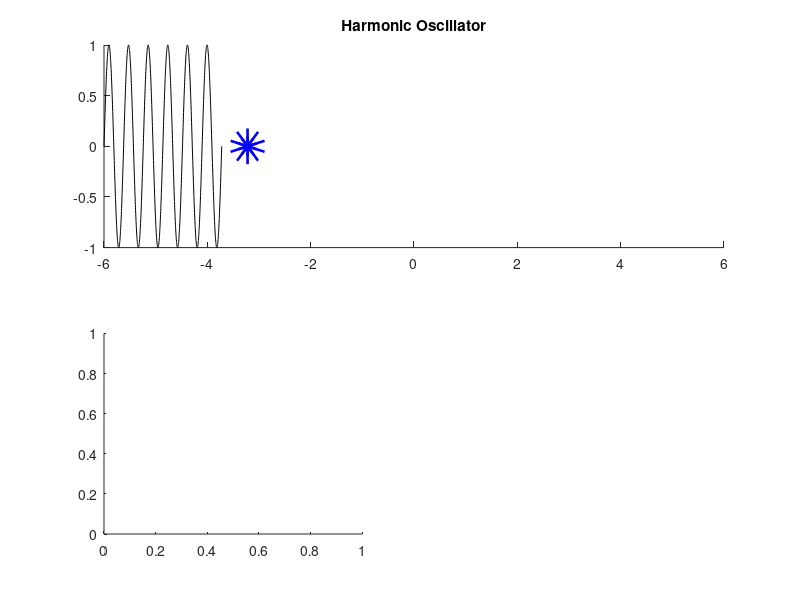

Here is the MATLAB script that generated this plot: (Note: this script raises an error after producing the figure.)
% EXAMPLE 1: SIMULATING HAMILTONIAN DYNAMICS
%            OF HARMONIC OSCILLATOR
% STEP SIZE
delta = 0.1;
 
% # LEAP FROG
L = 70;
 
% DEFINE KINETIC ENERGY FUNCTION
K = inline('p^2/2','p');
 
% DEFINE POTENTIAL ENERGY FUNCTION FOR SPRING (K =1)
U = inline('1/2*x^2','x');
 
% DEFINE GRADIENT OF POTENTIAL ENERGY
dU = inline('x','x');
 
% INITIAL CONDITIONS
x0 = -4; % POSTIION
p0 = 1;  % MOMENTUM
figure
 
%% SIMULATE HAMILTONIAN DYNAMICS WITH LEAPFROG METHOD
% FIRST HALF STEP FOR MOMENTUM
pStep = p0 - delta/2*dU(x0)';
 
% FIRST FULL STEP FOR POSITION/SAMPLE
xStep = x0 + delta*pStep;
 
% FULL STEPS
for jL = 1:L-1
    % UPDATE MOMENTUM
    pStep = pStep - delta*dU(xStep);
 
    % UPDATE POSITION
    xStep = xStep + delta*pStep;
 
    % UPDATE DISPLAYS
    subplot(211), cla
    hold on;
    xx = linspace(-6,xStep,1000);
    plot(xx,sin(6*linspace(0,2*pi,1000)),'k-');
    plot(xStep+.5,0,'bo','Linewidth',20)
    xlim([-6 6]);ylim([-1 1])
    hold off;
    title('Harmonic Oscillator')
    subplot(223), cla
    b = bar([U(xStep),K(pStep);0,U(xStep)+K(pStep)],'stacked');
    set(gca,'xTickLabel',{'U+K','H'})
    ylim([0 10]);
    title('Energy')
    subplot(224);
    plot(xStep,pStep,'ko','Linewidth',20);
        xlim([-6 6]); ylim([-6 6]); axis square
    xlabel('x'); ylabel('p');
    title('Phase Space')
    pause(.1)
end
% (LAST HALF STEP FOR MOMENTUM)
pStep = pStep - delta/2*dU(xStep);